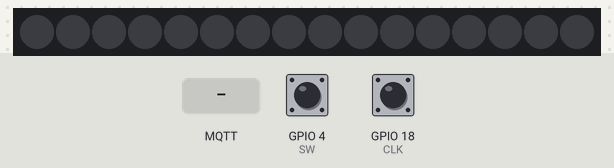
Bench run of a sketch on a simulated ESP32. Shown: 16 RGB LEDs in strip order, left to right. Inputs (shaded band) come from the test bench; at power-on: GPIO 4 (SW) HIGH, GPIO 18 (CLK) HIGH. Dim RGB values are drawn brighter than linear; WiFi joins after 1.5 s; servers stay silent unless stated; random numbers use the default seed unless the sketch sets one; no MQTT or app messages arrive unless stated; what the sketch prints to the serial monitor is not drawn.

Above: at 2.7 s.
2.8 s: MQTT message "1" arrives on the first subscribed topic
4.3 s: MQTT message "90" arrives on the first subscribed topic
At 5.5 s:
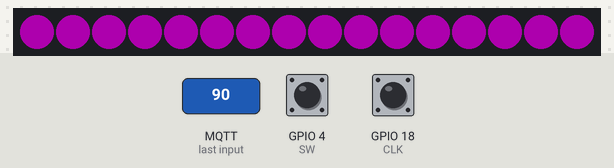
9.1 s: MQTT message "0" arrives on the first subscribed topic
At 10.3 s:
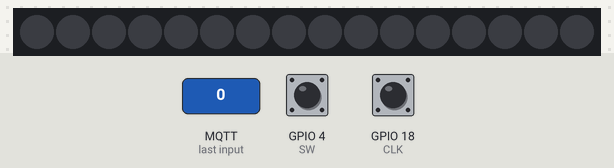
10.6 s: MQTT message "200" arrives on the first subscribed topic
At 11.5 s:
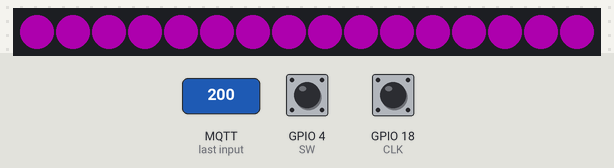
Timing chart, 0 to 13.1 s (numbered marks = the images above; inputs shaded):
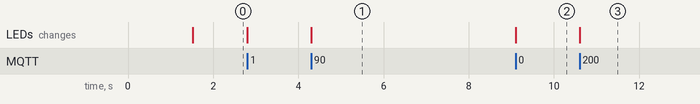

Measured:
- after the input at 4.3 s, the LEDs: change at once (image 1)
- after the input at 9.1 s, the LEDs: change at once (image 2)
- after the input at 10.6 s, the LEDs: change at once (image 3)

The sketch:

FireBeetle_MQTT_send_and_receive.ino
```cpp
//This example demonstrates how to utilize an ESP32 (Firebeetle IoT) & MQTT (HiveMQ)
//for sending the value of a rotary encoder over the network and receiving it to control
//a 16-LED Neopixel. The messages are published on a specific topic within the MQTT broker
//and can be viewed by any connected MQTT client.
//A helpful utility is provided by HiveMQ here: http://www.hivemq.com/demos/websocket-client/

//*********************************** Setup MQTT
//Import libraries needed for MQTT
#include <WiFi.h>
#include <PubSubClient.h>
#include <WiFiClientSecure.h>

//Replace the next variables with your SSID (WiFi)/Password combination
//const char* ssid = "nyushanghai-iot";     //GalaxyS20
//const char* password = "";                //kaik3445

const char* ssid = "xxx";
const char* password = "xxx";

//---- MQTT Broker settings
const char* mqtt_server = "xxx.s1.eu.hivemq.cloud"; //Cluster credentials with HiveMQ
const char* mqtt_username = "xxx";
const char* mqtt_password = "xxx";
const int mqtt_port = 8883;

WiFiClientSecure espClient;
PubSubClient client(espClient);

const char inTopic[] =  "/MQTT-01/";   //The incoming topic
const char outTopic[] = "/MQTT-01/";  //The outgoing topic

//This certificate is used for authenticating with HiveMQ
static const char *root_ca PROGMEM = R"EOF(
-----BEGIN CERTIFICATE-----
MIIFazCCA1OgAwIBAgIRAIIQz7DSQONZRGPgu2OCiwAwDQYJKoZIhvcNAQELBQAw
TzELMAkGA1UEBhMCVVMxKTAnBgNVBAoTIEludGVybmV0IFNlY3VyaXR5IFJlc2Vh
cmNoIEdyb3VwMRUwEwYDVQQDEwxJU1JHIFJvb3QgWDEwHhcNMTUwNjA0MTEwNDM4
WhcNMzUwNjA0MTEwNDM4WjBPMQswCQYDVQQGEwJVUzEpMCcGA1UEChMgSW50ZXJu
ZXQgU2VjdXJpdHkgUmVzZWFyY2ggR3JvdXAxFTATBgNVBAMTDElTUkcgUm9vdCBY
MTCCAiIwDQYJKoZIhvcNAQEBBQADggIPADCCAgoCggIBAK3oJHP0FDfzm54rVygc
h77ct984kIxuPOZXoHj3dcKi/vVqbvYATyjb3miGbESTtrFj/RQSa78f0uoxmyF+
0TM8ukj13Xnfs7j/EvEhmkvBioZxaUpmZmyPfjxwv60pIgbz5MDmgK7iS4+3mX6U
A5/TR5d8mUgjU+g4rk8Kb4Mu0UlXjIB0ttov0DiNewNwIRt18jA8+o+u3dpjq+sW
T8KOEUt+zwvo/7V3LvSye0rgTBIlDHCNAymg4VMk7BPZ7hm/ELNKjD+Jo2FR3qyH
B5T0Y3HsLuJvW5iB4YlcNHlsdu87kGJ55tukmi8mxdAQ4Q7e2RCOFvu396j3x+UC
B5iPNgiV5+I3lg02dZ77DnKxHZu8A/lJBdiB3QW0KtZB6awBdpUKD9jf1b0SHzUv
KBds0pjBqAlkd25HN7rOrFleaJ1/ctaJxQZBKT5ZPt0m9STJEadao0xAH0ahmbWn
OlFuhjuefXKnEgV4We0+UXgVCwOPjdAvBbI+e0ocS3MFEvzG6uBQE3xDk3SzynTn
jh8BCNAw1FtxNrQHusEwMFxIt4I7mKZ9YIqioymCzLq9gwQbooMDQaHWBfEbwrbw
qHyGO0aoSCqI3Haadr8faqU9GY/rOPNk3sgrDQoo//fb4hVC1CLQJ13hef4Y53CI
rU7m2Ys6xt0nUW7/vGT1M0NPAgMBAAGjQjBAMA4GA1UdDwEB/wQEAwIBBjAPBgNV
HRMBAf8EBTADAQH/MB0GA1UdDgQWBBR5tFnme7bl5AFzgAiIyBpY9umbbjANBgkq
hkiG9w0BAQsFAAOCAgEAVR9YqbyyqFDQDLHYGmkgJykIrGF1XIpu+ILlaS/V9lZL
ubhzEFnTIZd+50xx+7LSYK05qAvqFyFWhfFQDlnrzuBZ6brJFe+GnY+EgPbk6ZGQ
3BebYhtF8GaV0nxvwuo77x/Py9auJ/GpsMiu/X1+mvoiBOv/2X/qkSsisRcOj/KK
NFtY2PwByVS5uCbMiogziUwthDyC3+6WVwW6LLv3xLfHTjuCvjHIInNzktHCgKQ5
ORAzI4JMPJ+GslWYHb4phowim57iaztXOoJwTdwJx4nLCgdNbOhdjsnvzqvHu7Ur
TkXWStAmzOVyyghqpZXjFaH3pO3JLF+l+/+sKAIuvtd7u+Nxe5AW0wdeRlN8NwdC
jNPElpzVmbUq4JUagEiuTDkHzsxHpFKVK7q4+63SM1N95R1NbdWhscdCb+ZAJzVc
oyi3B43njTOQ5yOf+1CceWxG1bQVs5ZufpsMljq4Ui0/1lvh+wjChP4kqKOJ2qxq
4RgqsahDYVvTH9w7jXbyLeiNdd8XM2w9U/t7y0Ff/9yi0GE44Za4rF2LN9d11TPA
mRGunUHBcnWEvgJBQl9nJEiU0Zsnvgc/ubhPgXRR4Xq37Z0j4r7g1SgEEzwxA57d
emyPxgcYxn/eR44/KJ4EBs+lVDR3veyJm+kXQ99b21/+jh5Xos1AnX5iItreGCc=
-----END CERTIFICATE-----
)EOF";
//***********************************

//################################### Rotary Encoder Settings
#define CLK 18
#define DT 14
#define SW D3
int counter = 0;
int currentStateCLK;
int lastStateCLK;
String currentDir = "";
unsigned long lastButtonPress = 0;
//###################################

///////////////////////////////////// Adafruit Neopixel Settings
#include <Adafruit_NeoPixel.h>
#ifdef __AVR__
#include <avr/power.h> // Required for 16 MHz Adafruit Trinket
#endif
#define LED_PIN   D2
#define LED_COUNT 16
Adafruit_NeoPixel leds(LED_COUNT, LED_PIN, NEO_GRB + NEO_KHZ800);
uint32_t col;
/////////////////////////////////////

//This variable will store the incoming values from the MQTT broker
int valueFromMQTT;

//Setup function
void setup() {
  //Begin a serial communication
  Serial.begin(9600);

  //Function responsible for the WiFi connection, setting the MQTT server,
  //and defining the callback
  setup_wifi();
  while (!Serial) delay(1);
  espClient.setCACert(root_ca);
  client.setServer(mqtt_server, mqtt_port);
  client.setCallback(callback);

  //Set encoder inputs
  pinMode(CLK, INPUT);
  pinMode(DT, INPUT);
  pinMode(SW, INPUT_PULLUP);
  // Read the initial state of CLK
  lastStateCLK = digitalRead(CLK);

  //Settings for the LED pixels
  leds.begin();           // INITIALIZE NeoPixel leds object (REQUIRED)
  leds.show();            // Turn OFF all pixels ASAP
  leds.setBrightness(50); // Set BRIGHTNESS to about 1/5 (max = 255)

  //Set a purple color for the LEDs on start
  col = leds.Color(255,   0,   255);
}

//Function responsible for the WiFi connection
void setup_wifi() {
  delay(10);
  // We start by connecting to a WiFi network
  Serial.println();
  Serial.print("Connecting to ");
  Serial.println(ssid);

  WiFi.mode(WIFI_STA);
  WiFi.begin(ssid, password);

  while (WiFi.status() != WL_CONNECTED) {
    delay(500);
    Serial.print(".");
  }

  randomSeed(micros());
  Serial.println("");
  Serial.println("WiFi connected");
  Serial.println("IP address: ");
  Serial.println(WiFi.localIP());
}

//Main program loop
void loop() {
  if (!client.connected()) reconnect();
  client.loop();

  rotEnc();

  //Our routine for controlling the LED ring
  //In this instance, we use the valueFromMQTT variable (defined in callback)
  //Since the receiving value is from 0 to 16 (as assigned in the
  //rotEnc() function), we use this number to control the number of open LEDs
  leds.clear();
  for (int i = 0; i < valueFromMQTT; i++) {
    leds.setPixelColor(i, col);
  }
  leds.show();
}

//Function responsible for getting the rotary encoder input (counter & button)
void rotEnc() {
  // Read the current state of CLK
  currentStateCLK = digitalRead(CLK);

  // If last and current state of CLK are different, then pulse occurred
  // React to only 1 state change to avoid double count
  if (currentStateCLK != lastStateCLK  && currentStateCLK == 1) {

    // If the DT state is different than the CLK state then
    // the encoder is rotating CCW so decrement
    if (digitalRead(DT) != currentStateCLK) {
      counter --;
      currentDir = "CCW";
    } else {
      // Encoder is rotating CW so increment
      counter ++;
      currentDir = "CW";
    }

    //This function ensures that the counter always remains
    //in a range between 0 and 16
    counter = constrain(counter, 0, 16);

    Serial.print("Direction: ");
    Serial.print(currentDir);
    Serial.print(" | Counter: ");
    Serial.println(counter);

    //**********************************************
    //MQTT message function executes
    publishMessage(outTopic,String(counter),true);
  }

  // Remember last CLK state
  lastStateCLK = currentStateCLK;

  // Read the button state
  int btnState = digitalRead(SW);

  //If we detect LOW signal, button is pressed
  if (btnState == LOW) {
    //if 50ms have passed since last LOW pulse, it means that the
    //button has been pressed, released and pressed again
    if (millis() - lastButtonPress > 50) {
      Serial.println("Button pressed!");

      //**********************************************
      //MQTT message function executes
      //Sends rotary values from 0 to 16
      publishMessage(outTopic,String(counter),true);
    }

    // Remember last button press event
    lastButtonPress = millis();
  }

  // Put in a slight delay to help debounce the reading
  delay(1);
}

//Function that takes care of reconnection, if the connection drops
void reconnect() {
  // Loop until we’re reconnected
  while (!client.connected()) {
    Serial.print("Attempting MQTT connection…");
    String clientId = "FireBeetle-"; // Create a random client ID
    clientId += String(random(0xffff), HEX);
    // Attempt to connect
    if (client.connect(clientId.c_str(), mqtt_username, mqtt_password)) {
      Serial.println("connected");
      client.subscribe(inTopic);   // subscribe the topics here
      //client.subscribe(sensor2_topic);   // subscribe the topics here
    } else {
      Serial.print("failed, rc=");
      Serial.print(client.state());
      Serial.println(" try again in 5 seconds");   // Wait 5 seconds before retrying
      delay(5000);
    }
  }
}

//Function that published the message on MQTT
void publishMessage(const char* topic, String payload , boolean retained){
  if (client.publish(topic, payload.c_str(), true))
  Serial.println("Message published ["+String(topic)+"]: "+payload);
}

//Callback function - get messages from MQTT
void callback(char* topic, byte* payload, unsigned int length) {
  /*
  String incomingMessage = "";
  for (int i = 0; i < length; i++){
    incomingMessage+=(char)payload[i];
  }
  Serial.println("Message arrived ["+String(topic)+"]: "+incomingMessage);
  */

  //Get the characters of the payload message
  char* getValue;
  getValue = (char*) malloc(length + 1);
  memcpy(getValue, payload, length);
  getValue[length] = '\0';

  //Conversion to String
  String getValueStr = (String) getValue;

  //Conversion to Float
  //float getValueFloat = getValueStr.toFloat();

  //Conversion to Int
  int getValueInt = getValueStr.toInt();
  Serial.println("Message arrived ["+String(topic)+"]: "+getValueInt);

  //Assign value to a global variable
  //Since the receiving value is from 0 to 16 (as assigned in the
  //rotEnc() function), we use this number to control the number of open LEDs
  valueFromMQTT = getValueInt;
  //col = leds.Color(random(255), random(255), random(255));
}
```
